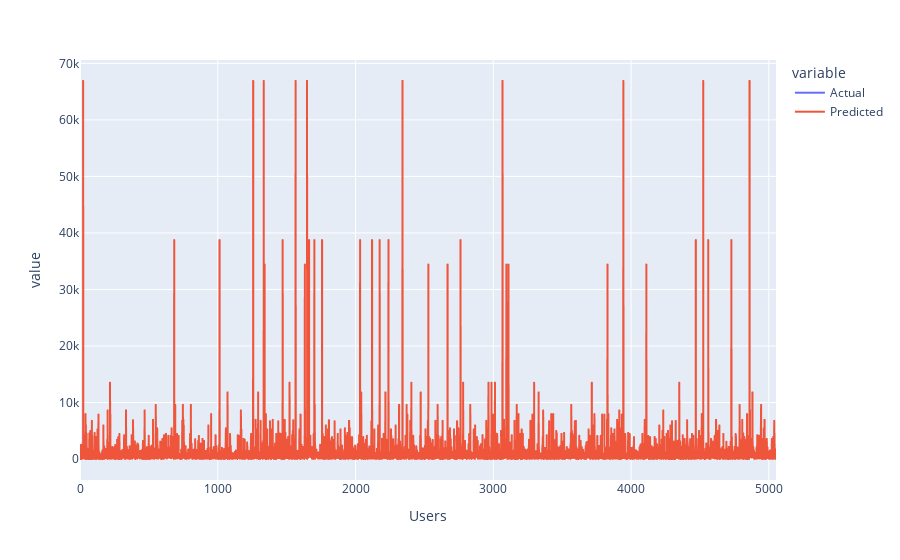

Write notebook code for a chart like this one.
### Code cell
import plotly.express as px
px.line(final,x=final['Users'],y=final.columns[1:])

### Figure 1 — Plotly figure (JSON) as saved in the notebook; plotly's stock layout.template omitted (floating-point values rounded to 4 significant figures; data arrays with more than 128 entries replaced by an {"elided": "..."} marker saying what was removed)
{"data": [{"hovertemplate": "variable=Actual<br>Users=%{x}<br>value=%{y}<extra></extra>", "legendgroup": "Actual", "line": {"color": "#636efa", "dash": "solid"}, "mode": "lines", "name": "Actual", "showlegend": true, "type": "scattergl", "x": {"elided": "5053 int values"}, "xaxis": "x", "y": {"elided": "5053 float values"}, "yaxis": "y"}, {"hovertemplate": "variable=Predicted<br>Users=%{x}<br>value=%{y}<extra></extra>", "legendgroup": "Predicted", "line": {"color": "#EF553B", "dash": "solid"}, "mode": "lines", "name": "Predicted", "showlegend": true, "type": "scattergl", "x": {"elided": "5053 int values"}, "xaxis": "x", "y": {"elided": "5053 float values"}, "yaxis": "y"}], "layout": {"legend": {"title": {"text": "variable"}, "tracegroupgap": 0}, "margin": {"t": 60}, "xaxis": {"anchor": "y", "domain": [0, 1], "title": {"text": "Users"}}, "yaxis": {"anchor": "x", "domain": [0, 1], "title": {"text": "value"}}}}
